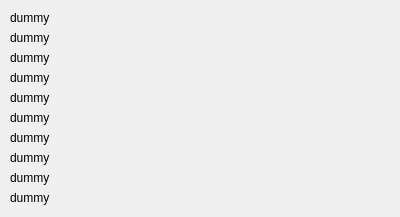
<?xml version="1.0" encoding="UTF-8"?>
<ui version="4.0">
 <class>Dialog</class>
 <widget class="QDialog" name="Dialog">
  <property name="geometry">
   <rect>
    <x>0</x>
    <y>0</y>
    <width>400</width>
    <height>217</height>
   </rect>
  </property>
  <property name="windowTitle">
   <string>Plural Sample</string>
  </property>
  <widget class="QLabel" name="label0">
   <property name="geometry">
    <rect>
     <x>10</x>
     <y>10</y>
     <width>381</width>
     <height>16</height>
    </rect>
   </property>
   <property name="text">
    <string notr="true">dummy</string>
   </property>
  </widget>
  <widget class="QLabel" name="label1">
   <property name="geometry">
    <rect>
     <x>10</x>
     <y>30</y>
     <width>381</width>
     <height>16</height>
    </rect>
   </property>
   <property name="text">
    <string notr="true">dummy</string>
   </property>
  </widget>
  <widget class="QLabel" name="label2">
   <property name="geometry">
    <rect>
     <x>10</x>
     <y>50</y>
     <width>381</width>
     <height>16</height>
    </rect>
   </property>
   <property name="text">
    <string notr="true">dummy</string>
   </property>
  </widget>
  <widget class="QLabel" name="label3">
   <property name="geometry">
    <rect>
     <x>10</x>
     <y>70</y>
     <width>381</width>
     <height>16</height>
    </rect>
   </property>
   <property name="text">
    <string notr="true">dummy</string>
   </property>
  </widget>
  <widget class="QLabel" name="label4">
   <property name="geometry">
    <rect>
     <x>10</x>
     <y>90</y>
     <width>381</width>
     <height>16</height>
    </rect>
   </property>
   <property name="text">
    <string notr="true">dummy</string>
   </property>
  </widget>
  <widget class="QLabel" name="label5">
   <property name="geometry">
    <rect>
     <x>10</x>
     <y>110</y>
     <width>381</width>
     <height>16</height>
    </rect>
   </property>
   <property name="text">
    <string notr="true">dummy</string>
   </property>
  </widget>
  <widget class="QLabel" name="label11">
   <property name="geometry">
    <rect>
     <x>10</x>
     <y>130</y>
     <width>381</width>
     <height>16</height>
    </rect>
   </property>
   <property name="text">
    <string notr="true">dummy</string>
   </property>
  </widget>
  <widget class="QLabel" name="label21">
   <property name="geometry">
    <rect>
     <x>10</x>
     <y>150</y>
     <width>381</width>
     <height>16</height>
    </rect>
   </property>
   <property name="text">
    <string notr="true">dummy</string>
   </property>
  </widget>
  <widget class="QLabel" name="label101">
   <property name="geometry">
    <rect>
     <x>10</x>
     <y>170</y>
     <width>381</width>
     <height>16</height>
    </rect>
   </property>
   <property name="text">
    <string notr="true">dummy</string>
   </property>
  </widget>
  <widget class="QLabel" name="label111">
   <property name="geometry">
    <rect>
     <x>10</x>
     <y>190</y>
     <width>381</width>
     <height>16</height>
    </rect>
   </property>
   <property name="text">
    <string notr="true">dummy</string>
   </property>
  </widget>
 </widget>
 <layoutdefault spacing="6" margin="11"/>
 <resources/>
 <connections/>
</ui>
